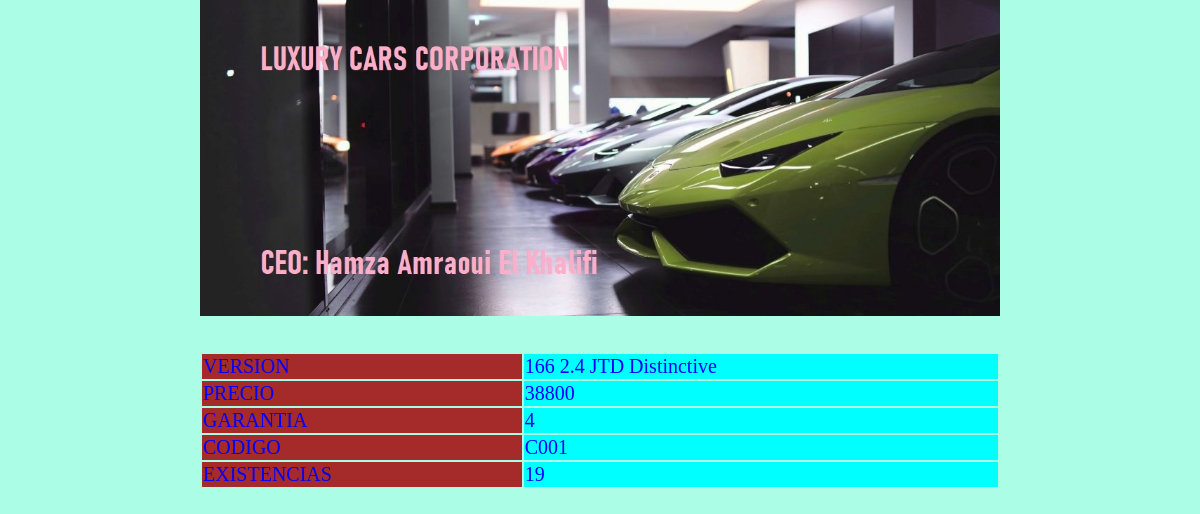
Page /mostrar.php?cod=C001 on the committed database.
### tables this page shows
CREATE TABLE `coches` (
  `MARCA` varchar(255) DEFAULT NULL,
  `MODELO` varchar(255) DEFAULT NULL,
  `VERSION` varchar(255) DEFAULT NULL,
  `PRECIO` double DEFAULT NULL,
  `GARANTIA` double DEFAULT NULL,
  `CODIGO` varchar(255) NOT NULL,
  `EXISTENCIAS` double DEFAULT NULL,
  PRIMARY KEY (`CODIGO`)
);

### web/mostrar.php (the view, shortened to what this page needs)
<html>
<head>
</head>
<center><img src="Banner1.jpg" width ="800"><br><br><br>
<?php
$cod = $_GET['cod'];
$con=mysqli_connect("db","root","root","miapp");
$result=$con->query("select * from coches where codigo='$cod'");
while($data = mysqli_fetch_row($result)){
    echo "<table>
         <tr><td id='cab'>VERSION</td><td>$data[2]</td></tr>
         <tr><td id='cab'>PRECIO</td><td>$data[3]</td></tr>
         <tr><td id='cab'>GARANTIA</td><td>$data[4]</td></tr>
         <tr><td id='cab'>CODIGO</td><td>$data[5]</td></tr>
         <tr><td id='cab'>EXISTENCIAS</td><td>$data[6]</td></tr>
         </table>";
}
?>
</body>

### web/mostrar.php (style rules this page uses)
table { width:800px; }
td { height:20px; font-family: tahoma; font-size: 20px; color:blue; background-color: aqua; }
#cab { background-color: brown; }

### rows in the picture
coches: VERSION "166 2.4 JTD Distinctive", PRECIO "38800", GARANTIA "4", CODIGO "C001", EXISTENCIAS "19"
